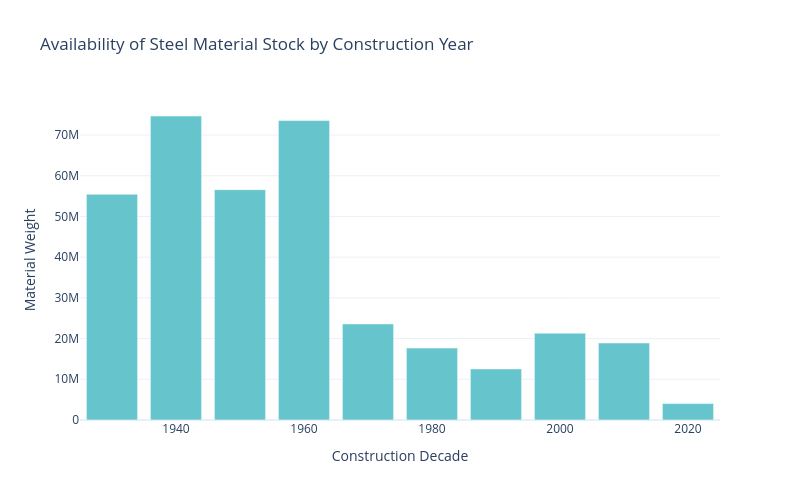

This figure's notebook cell:
### Markdown cell above
### show only the steel as example

### Code cell
# Filter the DataFrame to only include steel material
steel_df = df_final_wt_hb[df_final_wt_hb['material'] == 'steel']

steel_df['construction_decade'] = (steel_df['year of construction of the building yyyy'] // 10) * 10
# plot bar chart of steel material weights by construction decade using plotly
import plotly.express as px
# Group the steel data by construction decade and material type, summing the material weights
steel_stock_by_decade = steel_df.groupby(['construction_decade'])['material_weight'].sum().reset_index()

# Create the bar chart using Plotly
fig = px.bar(
    steel_stock_by_decade,
    x='construction_decade',
    y='material_weight',
    title='Availability of Steel Material Stock by Construction Year',
    labels={'construction_decade': 'Construction Decade', 'material_weight': 'Material Weight'},
    width=800,
    height=500,
    color_discrete_sequence=px.colors.qualitative.Pastel  # Use Pastel palette
)

# I want a cleaner layout
fig.update_layout(
    template='plotly_white',
    xaxis_title='Construction Decade',
    yaxis_title='Material Weight',
    showlegend=False
)
fig.show()
fig.write_image('steel_material_availability.svg')

### Figure 1 — Plotly figure (JSON) as saved in the notebook; plotly's stock layout.template omitted (floating-point values rounded to 4 significant figures)
{"data": [{"alignmentgroup": "True", "hovertemplate": "Construction Decade=%{x}<br>Material Weight=%{y}<extra></extra>", "legendgroup": "", "marker": {"color": "rgb(102, 197, 204)", "pattern": {"shape": ""}}, "name": "", "offsetgroup": "", "orientation": "v", "showlegend": false, "textposition": "auto", "type": "bar", "x": [1930, 1940, 1950, 1960, 1970, 1980, 1990, 2000, 2010, 2020], "xaxis": "x", "y": [55450000.0, 74680000.0, 56580000.0, 73550000.0, 23590000.0, 17660000.0, 12540000.0, 21330000.0, 18920000.0, 4024000.0], "yaxis": "y"}], "layout": {"barmode": "relative", "height": 500, "legend": {"tracegroupgap": 0}, "showlegend": false, "title": {"text": "Availability of Steel Material Stock by Construction Year"}, "width": 800, "xaxis": {"anchor": "y", "domain": [0, 1], "title": {"text": "Construction Decade"}}, "yaxis": {"anchor": "x", "domain": [0, 1], "title": {"text": "Material Weight"}}}}
